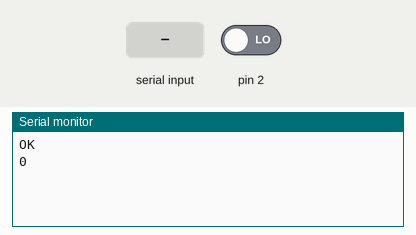
A sketch run on a simulated Arduino Uno, built with avr-gcc and run on an emulated ATmega328P. Shown: the last lines printed to the serial monitor. The test bench sets the inputs (shaded band); at power-on: pin 2 LOW. The modem accepts every AT command (registered, SIM ready, sends succeed) and sends nothing else.

Above: at 2.2 s.
2.3 s: pin 2 driven HIGH
At 4.5 s:
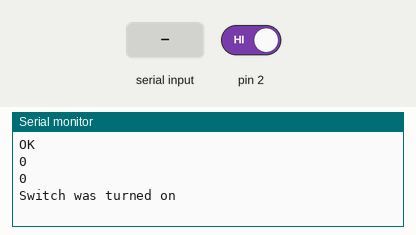
8.0 s: "1" received over the second serial link
At 10.0 s:
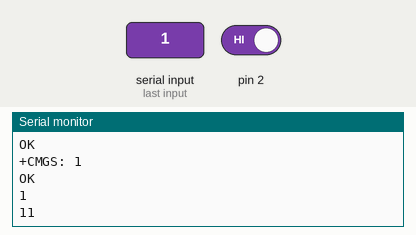
10.5 s: "0" received over the second serial link
At 11.5 s:
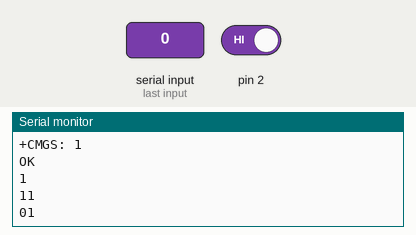
Timing chart, 0 to 13.5 s (numbered marks = the images above; inputs shaded):
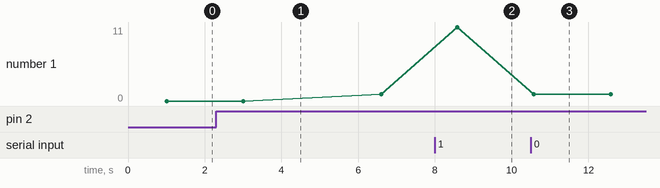

The sketch:

pr1_1_.ino
```cpp
#include<SoftwareSerial.h>
SoftwareSerial GPRS(7,8);
boolean state,laststate;
int count=0;
void setup() {
  // put your setup code here, to run once:
  pinMode(2,INPUT);
  GPRS.begin(9600);
  Serial.begin(9600);
  GPRS.println("AT");
  delay(1000);
}

void loop() {
  // put your main code here, to run repeatedly
  while(GPRS.available())
  {
   Serial.write(GPRS.read());
  }
  Serial.println(count);
  //state = false;
  //state = digitalRead(2);
  if(digitalRead(2)==HIGH && count==0){
      sendMessage();
      count=1;
   }
   delay(2000);
}

void sendMessage()
{
  Serial.println("Switch was turned on");
  //Serial.println(state ? "on" : "off");

  GPRS.println("AT + CMGF = 1 ");

  delay(500);

  GPRS.println("AT + CMGS = \"+8801839772045\" ");

  delay(500);

  GPRS.print("Box was turned on.");
  //GPRS.println(state ? "on" : "off");
  GPRS.write(0x1a );

  delay(500);
}
```

Measured:
- after the input at 2.3 s, the serial monitor: prints a new line after 0.71 s (image 1)
- after the input at 8.0 s, the serial monitor: prints a new line after 0.58 s (image 2)
- after the input at 10.5 s, the serial monitor: prints a new line after 0.08 s (image 3)
- plotted number 1: 0 → 1 after the input at 2.3 s, 1 → 11 after the input at 8.0 s
